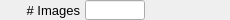
    <widget class="PyDMFrame" name="composite_2">
      <property name="geometry">
        <rect>
          <x>95</x>
          <y>80</y>
          <width>230</width>
          <height>20</height>
        </rect>
      </property>
      <widget class="QLabel" name="text_2">
        <property name="geometry">
          <rect>
            <x>0</x>
            <y>0</y>
            <width>80</width>
            <height>20</height>
          </rect>
        </property>
        <property name="text">
          <string># Images</string>
        </property>
        <property name="font" stdset="0">
          <font>
            <pointsize>10</pointsize>
          </font>
        </property>
        <property name="brush" stdset="0">
          <brush brushstyle="SolidPattern">
            <color alpha="255">
              <red>0</red>
              <green>0</green>
              <blue>0</blue>
            </color>
          </brush>
        </property>
        <property name="toolTip">
          <string>text_2</string>
        </property>
        <property name="alignment">
          <set>Qt::AlignRight|Qt::AlignTrailing|Qt::AlignVCenter</set>
        </property>
        <property name="styleSheet">
          <string notr="true">QLabel#text_2 {
  color: rgb(0, 0, 0);
  }</string>
        </property>
      </widget>
      <widget class="PyDMLineEdit" name="text_entry_2">
        <property name="geometry">
          <rect>
            <x>85</x>
            <y>0</y>
            <width>60</width>
            <height>20</height>
          </rect>
        </property>
        <property name="channel" stdset="0">
          <string>ca://${prefix}NumImages</string>
        </property>
        <property name="toolTip">
          <string>${prefix}NumImages</string>
        </property>
        <property name="font" stdset="0">
          <font>
            <pointsize>10</pointsize>
          </font>
        </property>
        <property name="styleSheet">
          <string notr="true">PyDMLineEdit#text_entry_2 {
  color: rgb(0, 0, 0);
  background-color: rgb(115, 223, 255);
  border: 1px solid black;
  margin: 0px;
  padding: 0px;
  spacing: 0px;
  }</string>
        </property>
      </widget>
      <widget class="PyDMLabel" name="text_update_2">
        <property name="geometry">
          <rect>
            <x>150</x>
            <y>1</y>
            <width>80</width>
            <height>18</height>
          </rect>
        </property>
        <property name="toolTip">
          <string>PV: ${prefix}NumImages_RBV</string>
        </property>
        <property name="channel" stdset="0">
          <string>ca://${prefix}NumImages_RBV</string>
        </property>
        <property name="font" stdset="0">
          <font>
            <pointsize>10</pointsize>
          </font>
        </property>
        <property name="alignment">
          <set>Qt::AlignLeading|Qt::AlignLeft|Qt::AlignVCenter</set>
        </property>
        <property name="textInteractionFlags">
          <set>Qt::TextSelectableByKeyboard|Qt::TextSelectableByMouse</set>
        </property>
        <property name="styleSheet">
          <string notr="true">PyDMLabel#text_update_2 {
  color: rgb(10, 0, 184);
  background-color: rgb(187, 187, 187);
  }</string>
        </property>
      </widget>
    </widget>
